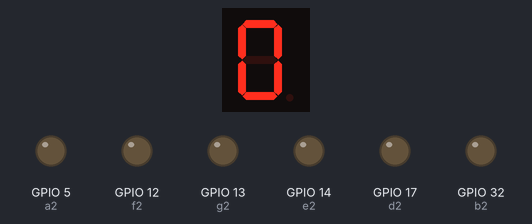
The sketch below on a simulated ESP32. On the bench: 1-digit seven-segment display, output pins drawn as LEDs (lit = HIGH). Wiring (inferred from the names in the program): 1-digit 7-segment display, segments lit when LOW: segments GPIO 18, GPIO 19, GPIO 21, GPIO 22, GPIO 23, GPIO 25, GPIO 26, GPIO 2. The segment pins are drawn as the display they are named for; pins used as bus, display or sensor lines are not drawn.

Above: at 0.1 s.
At 10.1 s:
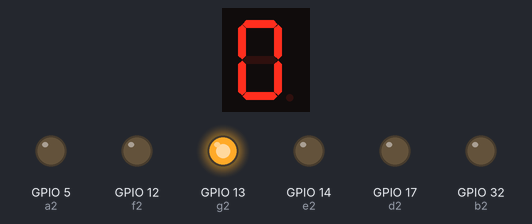
At 15.1 s:
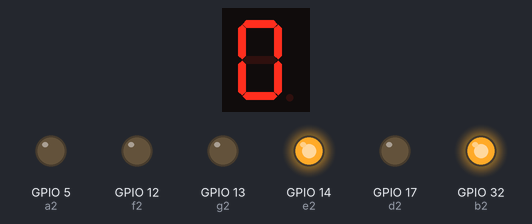
At 20.1 s:
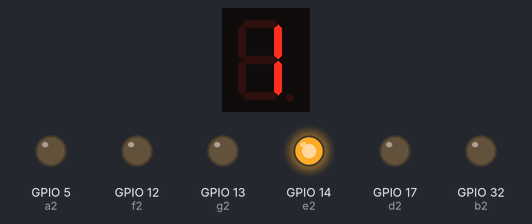
At 31.1 s:
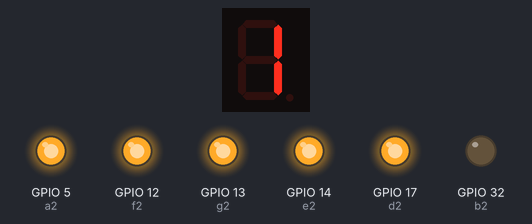
At 37.1 s:
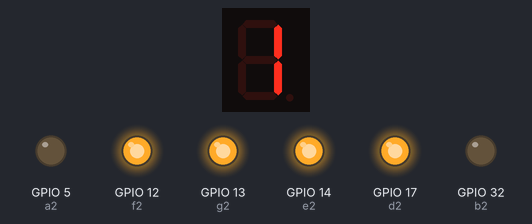
Timing chart, 0 to 40.0 s (numbered marks = the images above):
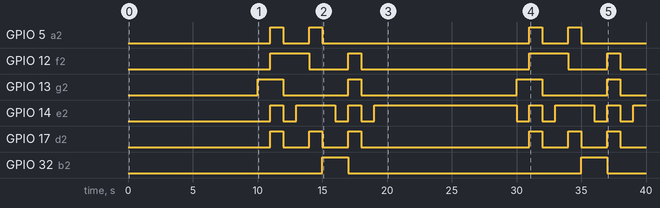

The sketch:

seven_segment_v2.ino
```cpp
const int a1 = 18;
const int b1 = 19;
const int c1 = 21;
const int d1 = 22;
const int e1 = 23;
const int f1 = 25;
const int g1 = 26;

const int a2 = 5;
const int b2 = 32;
const int c2 = 33;
const int d2 = 17;
const int e2 = 14;
const int f2 = 12;
const int g2 = 13;

const int ledPin = 2;

void setup() {
  pinMode(a1, OUTPUT);
  pinMode(b1, OUTPUT);
  pinMode(c1, OUTPUT);
  pinMode(d1, OUTPUT);
  pinMode(e1, OUTPUT);
  pinMode(f1, OUTPUT);
  pinMode(g1, OUTPUT);

  pinMode(a2, OUTPUT);
  pinMode(b2, OUTPUT);
  pinMode(c2, OUTPUT);
  pinMode(d2, OUTPUT);
  pinMode(e2, OUTPUT);
  pinMode(f2, OUTPUT);
  pinMode(g2, OUTPUT);
  pinMode(ledPin, OUTPUT);

}

void displayDigit(int num) {
  // Turn off all segments
  digitalWrite(a1, HIGH);
  digitalWrite(b1, HIGH);
  digitalWrite(c1, HIGH);
  digitalWrite(d1, HIGH);
  digitalWrite(e1, HIGH);
  digitalWrite(f1, HIGH);
  digitalWrite(g1, HIGH);
  digitalWrite(ledPin, HIGH);

  // Light up segments based on the digit
  if (num == 0) {
    digitalWrite(a1, LOW);
    digitalWrite(b1, LOW);
    digitalWrite(c1, LOW);
    digitalWrite(d1, LOW);
    digitalWrite(e1, LOW);
    digitalWrite(f1, LOW);
  } else if (num == 1) {
    digitalWrite(b1, LOW);
    digitalWrite(c1, LOW);
  } else if (num == 2) {
    digitalWrite(a1, LOW);
    digitalWrite(b1, LOW);
    digitalWrite(d1, LOW);
    digitalWrite(e1, LOW);
    digitalWrite(g1, LOW);
  } else if (num == 3) {
    digitalWrite(a1, LOW);
    digitalWrite(b1, LOW);
    digitalWrite(c1, LOW);
    digitalWrite(d1, LOW);
    digitalWrite(g1, LOW);
  } else if (num == 4) {
    digitalWrite(b1, LOW);
    digitalWrite(c1, LOW);
    digitalWrite(f1, LOW);
    digitalWrite(g1, LOW);
  } else if (num == 5) {
    digitalWrite(a1, LOW);
    digitalWrite(c1, LOW);
    digitalWrite(d1, LOW);
    digitalWrite(f1, LOW);
    digitalWrite(g1, LOW);
    digitalWrite(ledPin, LOW);
  } else if (num == 6) {
    digitalWrite(a1, LOW);
    digitalWrite(c1, LOW);
    digitalWrite(d1, LOW);
    digitalWrite(e1, LOW);
    digitalWrite(f1, LOW);
    digitalWrite(g1, LOW);
  } else if (num == 7) {
    digitalWrite(a1, LOW);
    digitalWrite(b1, LOW);
    digitalWrite(c1, LOW);
  } else if (num == 8) {
    digitalWrite(a1, LOW);
    digitalWrite(b1, LOW);
    digitalWrite(c1, LOW);
    digitalWrite(d1, LOW);
    digitalWrite(e1, LOW);
    digitalWrite(f1, LOW);
    digitalWrite(g1, LOW);
  } else if (num == 9) {
    digitalWrite(a1, LOW);
    digitalWrite(b1, LOW);
    digitalWrite(c1, LOW);
    digitalWrite(d1, LOW);
    digitalWrite(f1, LOW);
    digitalWrite(g1, LOW);
  }
}

void displayDigit1(int num) {
  // Turn off all segments
   digitalWrite(a2, HIGH);
  digitalWrite(b2, HIGH);
  digitalWrite(c2, HIGH);
  digitalWrite(d2, HIGH);
  digitalWrite(e2, HIGH);
  digitalWrite(f2, HIGH);
  digitalWrite(g2, HIGH);
//  digitalWrite(ledPin, HIGH);

  // Light up segments based on the digit
  if (num == 0) {
    digitalWrite(a2, LOW);
    digitalWrite(b2, LOW);
    digitalWrite(c2, LOW);
    digitalWrite(d2, LOW);
    digitalWrite(e2, LOW);
    digitalWrite(f2, LOW);
  } else if (num == 1) {
    digitalWrite(b2, LOW);
    digitalWrite(c2, LOW);
  } else if (num == 2) {
    digitalWrite(a2, LOW);
    digitalWrite(b2, LOW);
    digitalWrite(d2, LOW);
    digitalWrite(e2, LOW);
    digitalWrite(g2, LOW);
  } else if (num == 3) {
    digitalWrite(a2, LOW);
    digitalWrite(b2, LOW);
    digitalWrite(c2, LOW);
    digitalWrite(d2, LOW);
    digitalWrite(g2, LOW);
  } else if (num == 4) {
    digitalWrite(b2, LOW);
    digitalWrite(c2, LOW);
    digitalWrite(f2, LOW);
    digitalWrite(g2, LOW);
  } else if (num == 5) {
    digitalWrite(a2, LOW);
    digitalWrite(c2, LOW);
    digitalWrite(d2, LOW);
    digitalWrite(f2, LOW);
    digitalWrite(g2, LOW);
  } else if (num == 6) {
    digitalWrite(a2, LOW);
    digitalWrite(c2, LOW);
    digitalWrite(d2, LOW);
    digitalWrite(e2, LOW);
    digitalWrite(f2, LOW);
    digitalWrite(g2, LOW);
  } else if (num == 7) {
    digitalWrite(a2, LOW);
    digitalWrite(b2, LOW);
    digitalWrite(c2, LOW);
  } else if (num == 8) {
    digitalWrite(a2, LOW);
    digitalWrite(b2, LOW);
    digitalWrite(c2, LOW);
    digitalWrite(d2, LOW);
    digitalWrite(e2, LOW);
    digitalWrite(f2, LOW);
    digitalWrite(g2, LOW);
  } else if (num == 9) {
    digitalWrite(a2, LOW);
    digitalWrite(b2, LOW);
    digitalWrite(c2, LOW);
    digitalWrite(d2, LOW);
    digitalWrite(f2, LOW);
    digitalWrite(g2, LOW);
  }
}

void loop() {
  for (int i = 0; i < 6; i++) {
    displayDigit(i);
    delay(10000);
     for (int j = 0; j < 10; j++) {
    displayDigit1(j);
     delay(1000);
    if(i == 5 && j ==9){
      break;
    }
  }
 }


}
```

Measured:
- by itself, GPIO 5 (a2): LOW → HIGH at 11.0 s, → LOW 1.0 s later, → HIGH 2.0 s later, → LOW 1.0 s later, … (8 changes in this stretch)
- by itself, GPIO 12 (f2): LOW → HIGH at 11.0 s, → LOW 3.0 s later, → HIGH 3.0 s later, → LOW 1.0 s later, … (8 changes in this stretch)
- by itself, GPIO 13 (g2): LOW → HIGH at 10.0 s, → LOW 2.0 s later, → HIGH 5.0 s later, → LOW 1.0 s later, … (8 changes in this stretch)
- by itself, GPIO 14 (e2): LOW → HIGH at 11.0 s, → LOW 1.0 s later, → HIGH 1.0 s later, → LOW 3.0 s later, … (15 changes in this stretch)
- by itself, GPIO 17 (d2): LOW → HIGH at 11.0 s, → LOW 1.0 s later, → HIGH 2.0 s later, → LOW 1.0 s later, … (12 changes in this stretch)
- by itself, GPIO 32 (b2): alternates HIGH for 2.0 s and LOW for 18.0 s
